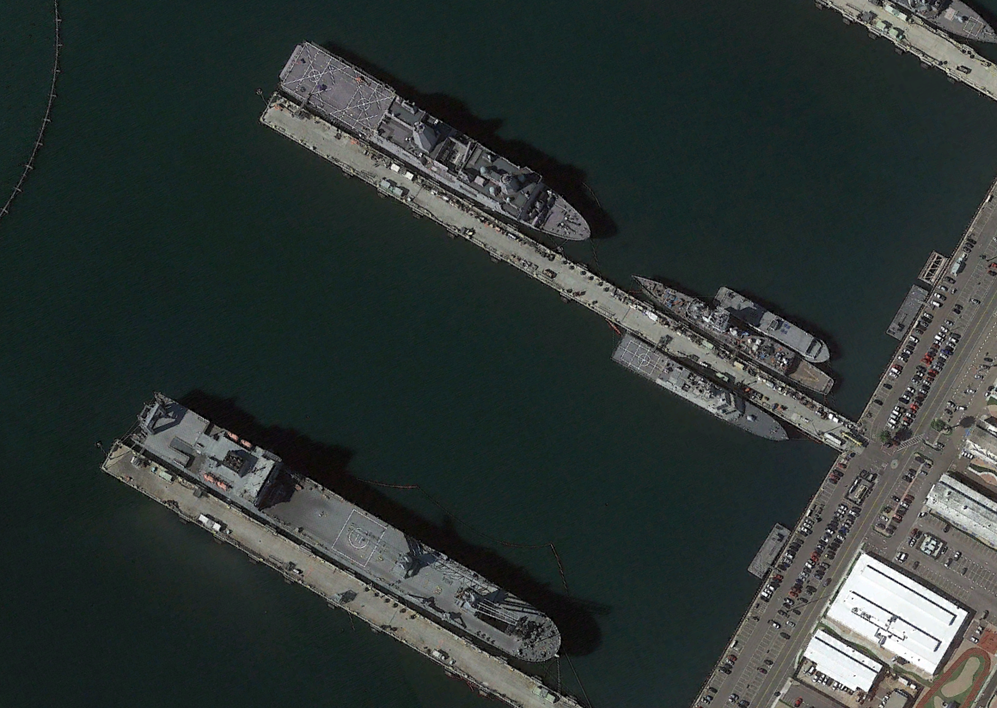
#> input picture 100001300.bmp, 997 x 708 px, shrunk from 1160 x 823 before the run
$ python '托尔斯泰.py'
#> lines starting #> are read from the running program, lines starting #| are printed output that depends on the picture; after the words box and inside, x2 and y2 are one past the last pixel; in counts of white or black regions, pixels touching at a corner belong together
#> further down, image is the input picture: shape (708, 997, 3); mean B, G, R 53.3, 55.4, 47.1
import cv2
import numpy as np

def draw_boxes(image, label_path):
    # 加载标签文件
#> called with label_path = '100001300.txt'
    with open(label_path, 'r') as f:
#> (reads 100001300.txt from the repository)
        labels = f.readlines()

    # 绘制每个框
    for label in labels:
        label = label.strip().split()
        class_id = int(label[0])
        x, y, w, h = map(float, label[1:5])

        # 将YOLO标签转换为左上角和右下角坐标形式
        left = int((x - w / 2) * image.shape[1])
        top = int((y - h / 2) * image.shape[0])
        right = int((x + w / 2) * image.shape[1])
        bottom = int((y + h / 2) * image.shape[0])

        # 绘制框
        cv2.rectangle(image, (left, top), (right, bottom), (0, 0, 255), 2)
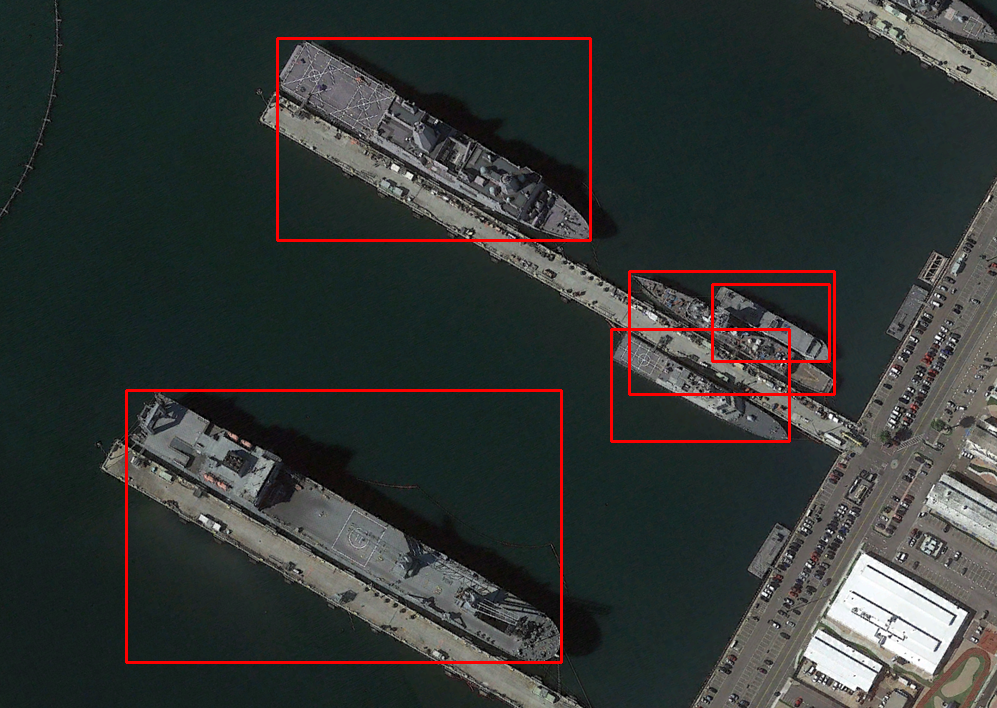
#> image: shape (708, 997, 3); 1.72% of pixels changed, all inside (x1, y1, x2, y2) = (125, 37, 836, 664)

    return image

image_path = '100001300.bmp'
label_path = '100001300.txt'
save_path = 'hbb.jpg'

image = cv2.imread(image_path)
annotated_image = draw_boxes(image, label_path)

cv2.imwrite(save_path, annotated_image)
